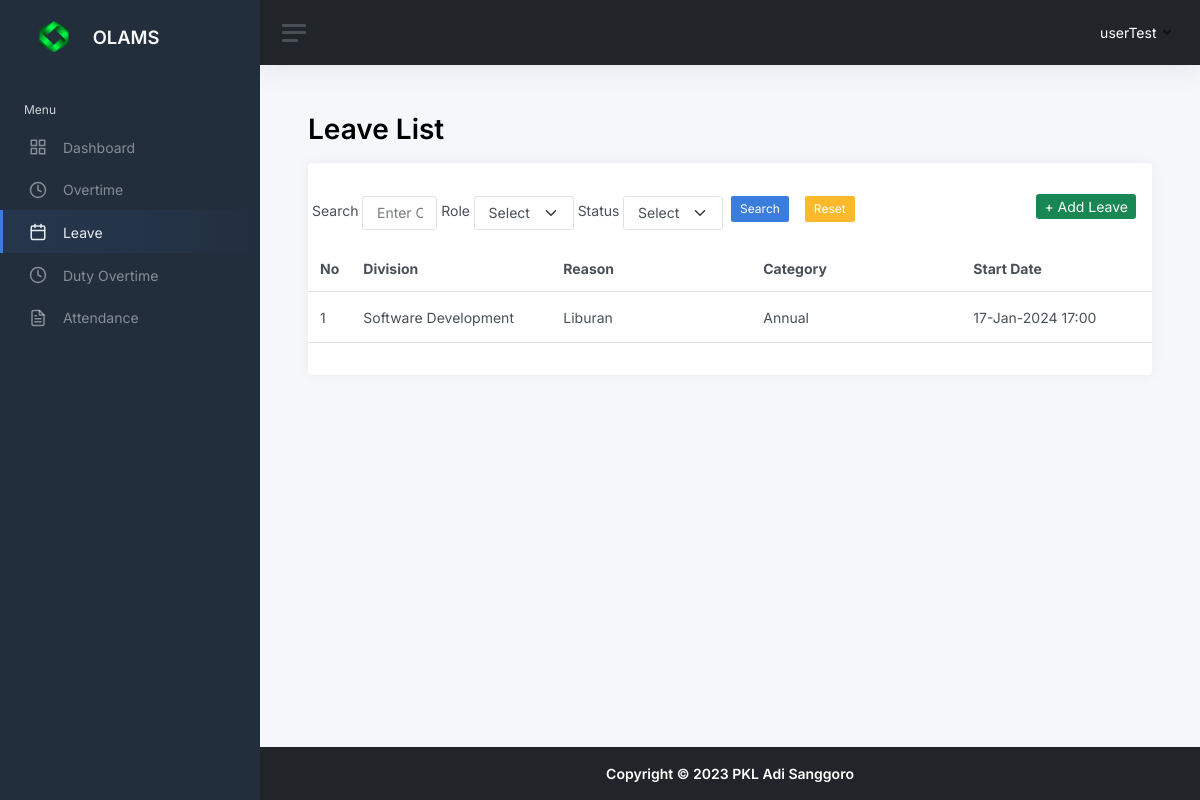
Page /leavelist.php (signed in) on the committed database.
### tables this page shows
CREATE TABLE `leaves` (
  `leaves_id` tinyint(3) UNSIGNED NOT NULL,
  `user_id` tinyint(3) UNSIGNED NOT NULL,
  `division_id` tinyint(3) UNSIGNED NOT NULL,
  `reason` text NOT NULL,
  `category` enum('Annual','Pregnancy','Important Reason','Extended') NOT NULL,
  `start_date` timestamp NULL DEFAULT NULL,
  `finish_date` timestamp NULL DEFAULT NULL,
  `submitted_by_admin` tinyint(3) UNSIGNED DEFAULT NULL,
  `sent_by_admin` timestamp NULL DEFAULT NULL,
  `status` enum('Approved','Pending','Rejected') NOT NULL,
  `status_updated_at` timestamp NULL DEFAULT NULL,
  `status_updated_by` tinyint(3) UNSIGNED DEFAULT NULL,
  `created_at` timestamp NOT NULL DEFAULT current_timestamp(),
  `created_by` tinyint(3) UNSIGNED NOT NULL,
  `updated_at` timestamp NULL DEFAULT NULL ON UPDATE current_timestamp(),
  `updated_by` tinyint(3) UNSIGNED DEFAULT NULL
);

CREATE TABLE `m_divisions` (
  `division_id` tinyint(3) UNSIGNED NOT NULL,
  `division_name` varchar(64) NOT NULL,
  `created_at` timestamp NOT NULL DEFAULT current_timestamp(),
  `created_by` tinyint(3) UNSIGNED NOT NULL,
  `updated_at` timestamp NULL DEFAULT NULL ON UPDATE current_timestamp(),
  `updated_by` tinyint(3) UNSIGNED DEFAULT NULL
);

### include/conn.inc.php (called while the page is built, shortened)
<?php
function cleanValue($strhtml)
    {
        $strBersih = $strhtml;
        $strBersih = htmlspecialchars($strBersih);
        $strBersih = trim($strBersih);
        $strBersih = stripslashes($strBersih);
        $strBersih = strip_tags($strBersih);
        return $strBersih;
    }
?>

### leavelist.php (the view, shortened to what this page needs)
<?php
include __DIR__ . "/include/conn.inc.php";
$user_id = $_SESSION["user_id"];
$user_role = $_SESSION['role_id'];
$limit = 5;
$halaman_aktif = isset($_GET['page']) ? $_GET['page'] : 1;
$offset = ($halaman_aktif - 1) * $limit;
$query = "SELECT
  leaves.leaves_id,
  leaves.user_id,
  users.name AS name,
  m_divisions.division_name AS division_name,
  leaves.reason,
  leaves.category,
  leaves.start_date,
  leaves.finish_date,
  leaves.submitted_by_admin,
  leaves.status,
  leaves.status_updated_at,
  leaves.status_updated_by
  FROM leaves
  LEFT JOIN users ON leaves.user_id = users.user_id
  LEFT JOIN m_divisions ON leaves.division_id = m_divisions.division_id";
if ($user_role === 1) {
  $query .= " WHERE leaves.user_id = $user_id";
}
$search = "";
$query .= " ORDER BY leaves.leaves_id DESC";
$query .= " LIMIT $limit OFFSET $offset ";
$data = mysqli_query($conn, $query);
$leaveArray = mysqli_fetch_all($data, MYSQLI_ASSOC);
?>
<!DOCTYPE html>
<html lang="en">
<head>
  <?php include "head.inc.php"; ?>
</head>
<body>
  <div class="wrapper">
    <?php include "components/sidebar.inc.php"; ?>
    <div class="main">
      <?php include "components/navbar.inc.php"; ?>
      <main class="content">
        <div class="container-fluid p-0">
          <h1 class="h1 mb-3 judul_halaman"><strong>Leave List</strong></h1>
          <div class="row">
            <div class="col-12">
              <div class="card">
                <div class="card-header">
                </div>
                <div class="row">
                  <div class="col-md-8">
                    <div class="d-flex align-items-center">
                      <form action="<?= cleanValue($_SERVER['PHP_SELF']); ?>" method="get" class="d-flex">
                        <label for="inputSearch" class="m-1 mx-1">Search</label>
                        <input type="text" name="search" id="inputSearch" placeholder="Enter Category or name" class="form-control form-control" value="<?= $search ?>">
                        <label for="inputRole" class="m-1 mx-1">Role</label>
                        <select name="filter_division" id="inputRole" class="form-select form-control">
                          <option value="">Select Division</option>
                        </select>
                        <label for="inputStatus" class="m-1 mx-1">Status</label>
                        <select name="filter_status" id="inputStatus" class="form-select form-control">
                          <option value="">Select Status</option>
                        </select>
                        <button type="submit" class="btn btn-sm btn-primary mb-2 mx-2">Search</button>
                        <a class="btn btn-sm btn-warning mb-2 mx-2" href="<?php echo cleanValue($_SERVER['PHP_SELF']); ?>">Reset</a>
                      </form>
                    </div>
                  </div>
                  <div class="col-md-4 text-end">
                    <?php if ($user_role == 1) : ?>
                      <a href="leavelist_add.php" class="btn-sm btn-success me-3 text-white text-decoration-none">+ Add Leave</a>
                    <?php endif; ?>
                  </div>
                </div>
                <?php if ($user_role === 2 || $user_role === 3 || $user_role === 4) : ?>
                  <div class="table-responsive">
                    <table class="table mb-0 mt-3">
                      <thead>
                        <tr>
                          <th scope="col">No</th>
                          <th scope="col" style="min-width : 200px;">Full Name</th>
                          <th scope="col" style="min-width : 200px;">Division</th>
                          <th scope="col" style="min-width : 200px;">Reason</th>
                          <th scope="col" style="min-width : 210px;">Category</th>
                          <th scope="col" style="min-width : 200px;">Start Date</th>
                          <th scope="col" style="min-width : 200px;">Finish Date</th>
                          <th scope="col">Status</th>
                          <th scope="col">Action</th>
                        </tr>
                      </thead>
                      <tbody>
                        <?php if (count($leaveArray) > 0) : ?>
                          <?php foreach ($leaveArray as $key => $value) : ?>
                            <?php
                            $rowClass = '';
                            if ($value['status'] == 'Pending') {
                              $rowClass = 'bg-primary-subtle';
                            } elseif ($value['status'] == 'Rejected') {
                              $rowClass = 'bg-danger-subtle';
                            }
                            ?>
                            <tr class="<?= $rowClass ?>">
                              <td><?= $key + 1 + $offset ?></td>
                              <td><?= $value['name'] ?></td>
                              <td><?= $value['division_name'] ?></td>
                              <td><?= $value['reason'] ?></td>
                              <td><?= $value['category'] ?></td>
                              <td><?= date('d-M-Y H:i', strtotime($value['start_date'])) ?></td>
                              <td><?= date('d-M-Y H:i', strtotime($value['finish_date'])) ?></td>
                              <td>
                                <?php
                                if ($value['status'] === 'Pending') {
                                  $statusClass = 'badge bg-warning';
                                } elseif ($value['status'] === 'Rejected') {
                                  $statusClass = 'badge bg-danger';
                                } elseif ($value['status'] === 'Approved') {
                                  $statusClass = 'badge bg-success';
                                }
                                ?>
                                <button class="btn btn-sm text-white <?= $statusClass ?>" disabled>
                                  <?= $value['status'] ?>
                                </button>
                              </td>
                              <td>
                                <div class="d-flex">
                                  <?php if ($user_role === 3) :
                                  ?>
                                    <a href="leavelist_detail.php?id=<?= $value['leaves_id'] ?>" class="btn btn-primary btn-sm ms-2">Detail</a>
                                    <form method="post" action="<?= cleanValue($_SERVER['PHP_SELF']); ?>" style="display: inline;">
                                      <input type="hidden" name="csrf_token" value="<?= $_SESSION['csrf_token'] ?>">
                                      <input type="hidden" name="leaves_id" value="<?= $value['leaves_id'] ?>">
                                      <?php if ($value['status'] !== 'Approved' && $value['status'] !== 'Rejected' && $value['submitted_by_admin'] == NULL) : ?>
                                        <button type="submit" name="submit" value="Checked" class="btn btn-success btn-sm ms-2" onclick="return confirm('are you sure you will submit it?')">Submit</button>
                                      <?php endif; ?>
                                    </form>
                                  <?php elseif ($user_role === 4) :
                                  ?>
                                    <a href="leavelist_detail.php?id=<?= $value['leaves_id'] ?>" class="btn btn-primary btn-sm ms-2">Detail</a>
                                    <form method="post" action="<?= cleanValue($_SERVER['PHP_SELF']); ?>" class="d-flex">
                                      <input type="hidden" name="csrf_token" value="<?= $_SESSION['csrf_token'] ?>">
                                      <input type="hidden" name="leaves_id" value="<?= $value['leaves_id'] ?>">
                                      <?php if ($value['status'] !== 'Approved' && $value['status'] !== 'Rejected') : ?>
                                        <button type="submit" name="submit" value="Approved" class="btn btn-success btn-sm ms-2" onclick="return confirm('are you sure you will approve it?')">Approve</button>
                                        <button type="submit" name="submit" value="Rejected" class="btn btn-danger btn-sm ms-2" onclick="return confirm('are you sure you will reject it?')">Reject</button>
                                      <?php endif; ?>
                                    </form>
                                  <?php elseif ($user_role === 2) :
                                  ?>
                                    <a href="leavelist_detail.php?id=<?= $value['leaves_id'] ?>" class="btn btn-primary btn-sm ms-2">Detail</a>
                                  <?php endif; ?>
                                </div>
                              </td>
                            </tr>
                          <?php endforeach; ?>
                        <?php else : ?>
                          <tr>
                            <td colspan="8" style="text-align: center;">No records found!</td>
                          </tr>
                        <?php endif; ?>
                      </tbody>
                    </table>
                  </div>
                <?php elseif ($user_role === 1) : ?>
                  <div class="table-responsive">
                    <table class="table mb-0 mt-3">
                      <thead>
                        <tr>
                          <th scope="col">No</th>
                          <th scope="col" style="min-width : 200px;">Division</th>
                          <th scope="col" style="min-width : 200px;">Reason</th>
                          <th scope="col" style="min-width : 210px;">Category</th>
                          <th scope="col" style="min-width : 200px;">Start Date</th>
                        </tr>
                      </thead>
                      <tbody>
                        <?php if (count($leaveArray) > 0) : ?>
                          <?php foreach ($leaveArray as $key => $value) : ?>
                            <?php
                            $rowClass = '';
                            ?>
                            <tr class="<?= $rowClass ?>">
                              <td><?= $key + 1 + $offset ?></td>
                              <td><?= $value['division_name'] ?></td>
                              <td><?= $value['reason'] ?></td>
                              <td><?= $value['category'] ?></td>
                              <td><?= date('d-M-Y H:i', strtotime($value['start_date'])) ?></td>
                            </tr>
                          <?php endforeach; ?>
                        <?php else : ?>
                          <tr>
                            <td colspan="8" style="text-align: center;">No records found!.</td>
                          </tr>
                        <?php endif; ?>
                      </tbody>
                    </table>
                  </div>
                <?php endif; ?>
                <div class="dataTables_paginate paging_simple_numbers ms-3 mt-3">
                </div>
              </div>
            </div>
          </div>
        </div>
      </main>
      <?php include "components/footer.inc.php"; ?>
    </div>
  </div>
</body>
</html>

### rows in the picture
leaves: offset "1", division.division_name "Software Development", reason "Liburan", category "Annual", start_date "17-Jan-2024 17:00"

### other values in the picture
$_SESSION['name'] "userTest"
